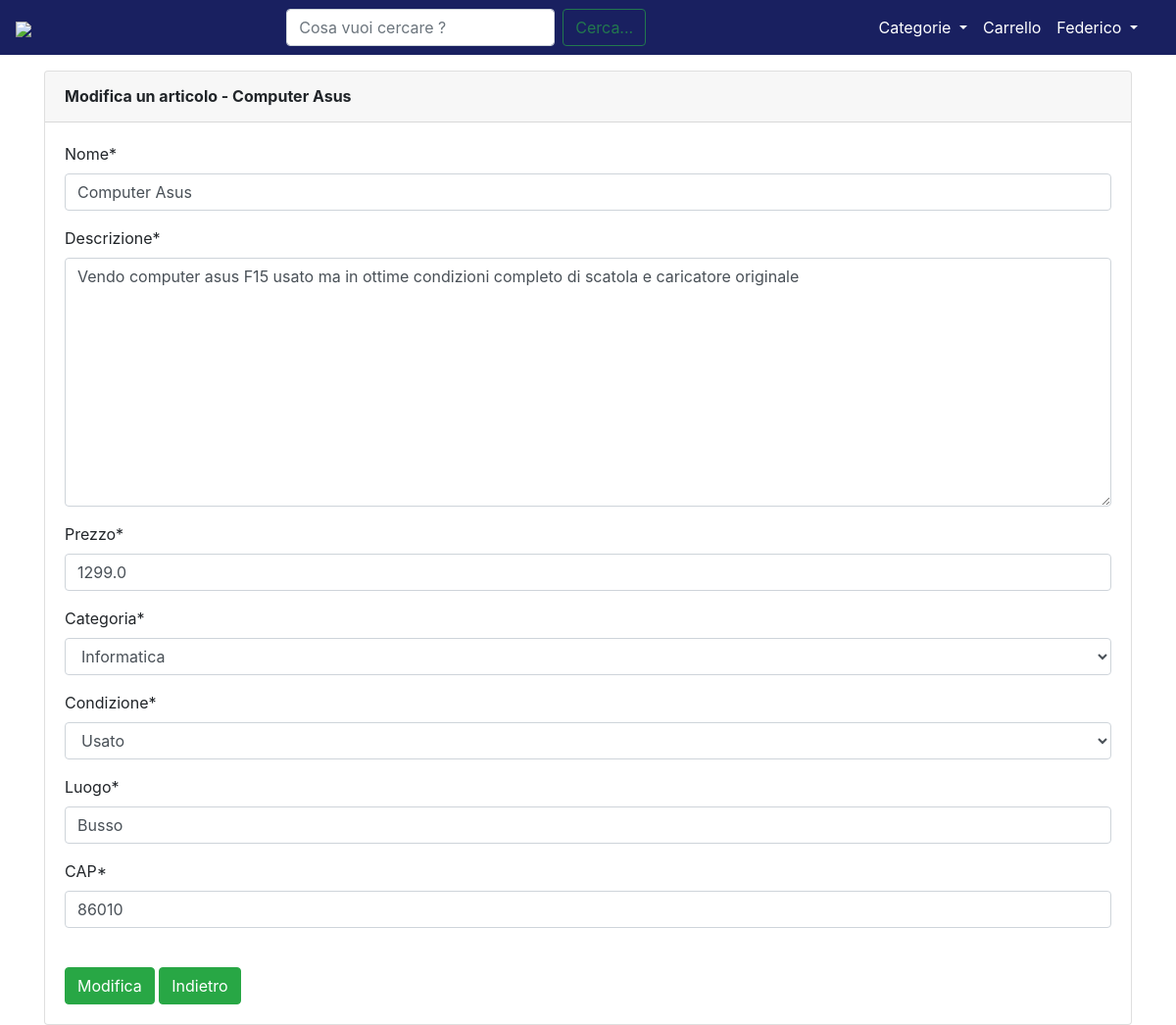
The app's page /item/5/modify/ (signed in) with its own data.
### core/models.py (models this page shows, shortened)
class Item(models.Model):
    nome = models.CharField(max_length=100)
    descrizione = models.TextField(max_length=1000)
    immagine = models.ImageField()
    prezzo = models.FloatField(validators=[MinValueValidator(0.0)])
    categoria = models.CharField(choices=CATEGORIA, max_length=20)
    slug = AutoSlugField(populate_from='nome', unique=True)  # chiave primaria
    condizione = models.CharField(choices=CONDIZIONE, max_length=2)
    luogo = models.CharField(max_length=30)
    CAP = models.CharField(max_length=5)
    venditore = models.ForeignKey(User, on_delete=models.CASCADE, related_name="item")
    data = models.DateTimeField(auto_now_add=True)  # Data in cui vine effettuato l' ordine
    ordinato = models.BooleanField(default=False)  # Indica se l' ooggetto è stato acquistato o meno
    acquirente = models.CharField(null=True, max_length=50, blank=True)  # Indica il nome dell' acquirente
    indirizzo = models.CharField(null=True, max_length=100, blank=True)  # Indica l' indirizzo di spedizione

### core/views.py (the view, shortened to what this page needs)
# urls.py: path('item/<int:pk>/modify/', login_required(views.ItemModify.as_view()), name='item_modify'),
class ItemModify(UpdateView):
    model = Item
    fields = ('nome', 'descrizione', 'prezzo', 'categoria', 'condizione', 'luogo', 'CAP')
    template_name = 'core/item_modify.html'
    def dispatch(self, request, *args, **kwargs):
        user = self.request.user
        itemid = self.kwargs['pk']
        item = get_object_or_404(Item, id=itemid)
        if user.id is not item.venditore.id:
            messages.info(request, "Non puoi accedere a questa pagina!")
            return HomeView(request)
        return super().dispatch(request, *args, **kwargs)

### core/templates/core/item_modify.html (shortened to what this page needs)
{% extends 'base.html' %}
{% load static %}
{% load crispy_forms_tags %}
{% block content %}
<div class="card shadow mb-4 mt-3">
    <div class="card-header py-3 d-flex flex-row align-items-center justify-content-between">
        <h6 class="m-0 font-weight-bold ">Modifica un articolo - {{ item.nome }}</h6>
    </div>
    <div class="card-body">
        <form class="" method="POST" enctype="multipart/form-data" novalidate>
            {{ form|crispy }}
            <br>
            <input type="submit" class="btn btn-success" value="Modifica">
            <button class="btn btn-success" onclick="window.history.go(-1);">
                Indietro
            </button>
        </form>
    </div>
</div>
{% endblock content %}

### templates/base.html (shortened to what this page needs)
{% load static %}
<!DOCTYPE html>
<html lang="it">
<head>
    <link rel="stylesheet" href="https://maxcdn.bootstrapcdn.com/bootstrap/4.0.0/css/bootstrap.min.css"
>
    <link rel="stylesheet" href="{% static 'css/base.css' %}">
</head>
<body>
<nav class="navbar navbar-expand-lg navbar-dark" style="background-color: #192060;">
    <a class="navbar-brand ml-auto" href="/"><img style="width: 9rem;"
                                                  src="https://github.com/LucaCarnevale/temporary_files/blob/main/logo_sito.PNG?raw=true"></a>
    <div class="container">
        <div class="collapse navbar-collapse" id="navbarSupportedContent">
            <form class="form-inline my-2 my-lg-0 mx-auto" action="{% url 'cerca' %}">
                <input name="kw" class="inputCerca form-control mr-sm-2" type="search" placeholder="Cosa vuoi cercare ?"
                       aria-label="Search">
                <button class="cerca btn btn-outline-success" type="submit">Cerca...</button>
            </form>
            <ul class="navbar-nav">
                <div class="collapse navbar-collapse" id="navbarNavDarkDropdown">
                    <ul class="navbar-nav">
                        <li class="nav-item dropdown active">
                            <a class="nav-link dropdown-toggle" href="#" id="navbarDropdown" role="button"
                               data-toggle="dropdown" aria-haspopup="true" aria-expanded="false">
                                Categorie
                            </a>
                        </li>
                    </ul>
                </div>
                {% if request.user.is_authenticated %}
                <li class="nav-item active ml-auto">
                    <a class="nav-link active" aria-current="page" href="{% url 'order_summary' %}">Carrello</a>
                </li>
                <li class="nav-item dropdown active">
                    <a class="nav-link dropdown-toggle" href="#" id="navbarDropdown" role="button"
                       data-toggle="dropdown" aria-expanded="false">
                        {{ request.user.username }}
                    </a>
                </li>
                {% endif %}
            </ul>
        </div>
    </div>
</nav>
<div class="container">
    {% block content %}
    {% endblock content %}
</div>
</body>
</html>

### static/css/base.css (style rules this page uses)
body, html { height: 100%; margin: 0; }

### records on screen
Item: nome "Computer Asus", descrizione "Vendo computer asus F15 usato ma in ottime condizioni completo di scatola e caricatore originale", prezzo "1299.0", categoria "Informatica", condizione "Usato", luogo "Busso", CAP "86010"

### other values on screen
{{ request.user.username }} "Federico"
